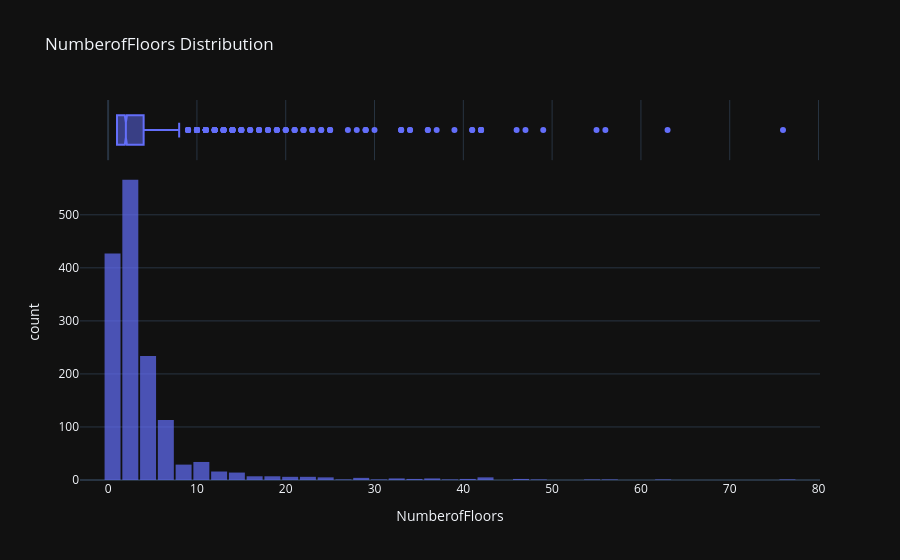

The notebook cell saved with this chart:
### Code cell
# let's use plotly to have more interactivity !
fig = px.histogram(data_frame=df_compliant_filtered,
                   x='NumberofFloors',
                   nbins=50,
                    opacity=.7,
                   marginal='box',
                   title='NumberofFloors Distribution')
fig.update_layout(bargap=.1)
fig.show()

### Figure 1 — Plotly figure (JSON) as saved in the notebook; plotly's stock layout.template omitted (floating-point values rounded to 4 significant figures; data arrays with more than 128 entries replaced by an {"elided": "..."} marker saying what was removed)
{"data": [{"bingroup": "x", "hovertemplate": "NumberofFloors=%{x}<br>count=%{y}<extra></extra>", "legendgroup": "", "marker": {"color": "#636efa", "opacity": 0.7, "pattern": {"shape": ""}}, "name": "", "nbinsx": 50, "orientation": "v", "showlegend": false, "x": {"elided": "1493 int values"}, "xaxis": "x", "yaxis": "y", "type": "histogram"}, {"hovertemplate": "NumberofFloors=%{x}<extra></extra>", "legendgroup": "", "marker": {"color": "#636efa"}, "name": "", "notched": true, "showlegend": false, "x": {"elided": "1493 int values"}, "xaxis": "x2", "yaxis": "y2", "type": "box"}], "layout": {"xaxis": {"anchor": "y", "domain": [0.0, 1.0], "title": {"text": "NumberofFloors"}}, "yaxis": {"anchor": "x", "domain": [0.0, 0.8316], "title": {"text": "count"}}, "xaxis2": {"anchor": "y2", "domain": [0.0, 1.0], "matches": "x", "showticklabels": false, "showgrid": true}, "yaxis2": {"anchor": "x2", "domain": [0.8416, 1.0], "matches": "y2", "showticklabels": false, "showline": false, "ticks": "", "showgrid": false}, "legend": {"tracegroupgap": 0}, "title": {"text": "NumberofFloors Distribution"}, "barmode": "relative", "bargap": 0.1}}
